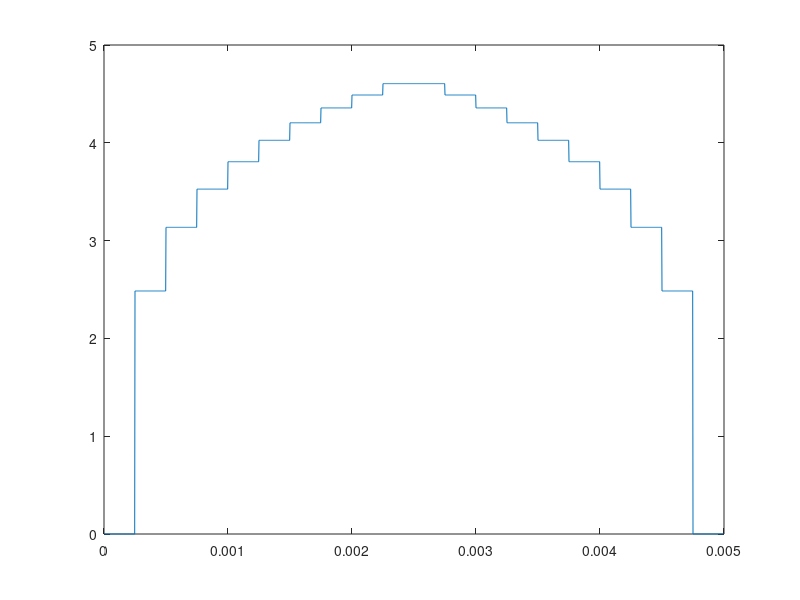

Recreate this plot in MATLAB.
% It script creates a triangule wave as steps that increases progessive
clear all;clc;close all;
resol = 10; % Resolution
T = 5e-3; % Signal's period
Imax = 100;
Imin = 1;
deltaI = (Imax - Imin)/(resol-1);
samplesPerHold = 100; 
deltat = (T/2)/(samplesPerHold*resol); % T/2 porque es para arriba y para abjao en el mismo periodo
t = 0:deltat:T;
len_t = length(t);

if (rem(len_t,2) ~= 0 )
    t = 0:deltat:T-deltat;
    len_t = length(t);
end

I_ph = zeros(1,len_t);
I = Imin;
i = 0;
while ( i<=len_t)
    
    if ( i < len_t/2)
        
        I_ph(i+1:i+samplesPerHold) = I;
        I = I + deltaI;
        
        
    else
        
        I = I - deltaI;
        I_ph(i+1:i+samplesPerHold) = I;
       
    end
    
    if ( i + samplesPerHold <len_t)
        i = i+samplesPerHold;
    else
        i = len_t + 1;
    end
    
end

nameSignalOutput = 'trianguleWave';
signal(:,1) = t';
signal(:,2) = I_ph';

cd('/home/netware/users/jpgironruiz/Desktop/Documents/Cadence_analysis/Simulation_cameras/SIMTEST2/input_SIMTEST2')
dlmwrite(strcat(nameSignalOutput,'.csv'),signal,'delimiter',' ','precision',10,'newline','unix');


plot(t,log(I_ph))
